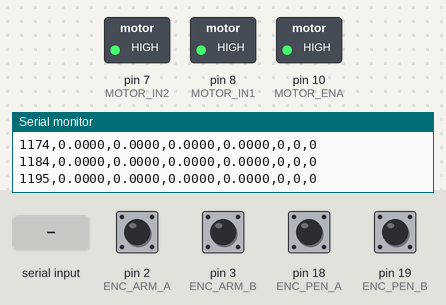
The sketch below on a simulated Arduino Mega 2560, built with avr-gcc and run on an emulated ATmega2560. On the bench: switched loads named in the sketch (green lamp = pin HIGH), the last lines printed to the serial monitor. The test bench sets the inputs (shaded band); at power-on: pin 2 (ENC_ARM_A), pin 3 (ENC_ARM_B), pin 18 (ENC_PEN_A), pin 19 (ENC_PEN_B) HIGH.

Above: at 1.2 s.
1.3 s: "s90\n" received over Serial
At 2.5 s:
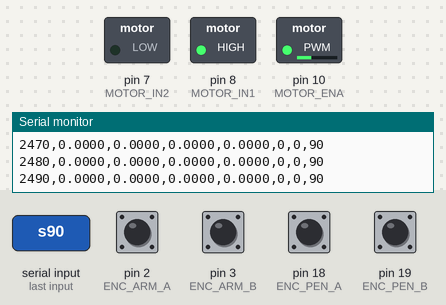
4.3 s: "b" received over Serial
At 4.8 s:
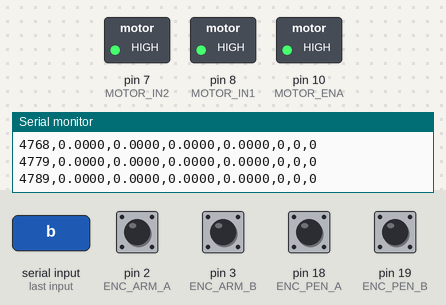
Timing chart, 0 to 7.3 s (numbered marks = the images above; inputs shaded):
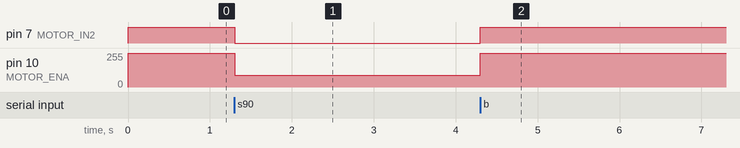

The sketch:

furuta_main.ino
```cpp
/*
 * ============================================================
 *  Furuta Pendulum — Main Data Acquisition & Motor Control
 *  Hardware : Arduino MEGA 2560 + L298P Motor Driver Shield
 *  Author   : Control System Design Lab
 * ============================================================
 *
 * WIRING GUIDE
 * ─────────────────────────────────────────────────────────────
 * L298P Motor Driver Shield (sits on top of MEGA):
 *   The shield maps directly — just stack it on the MEGA.
 *   Motor A output terminals → Furuta arm DC motor
 *
 *   Shield pin (as labelled) | Function
 *   ─────────────────────────|─────────────────────────────────
 *   ENA  (Pin 10 on shield)  | PWM speed control — do NOT wire, auto-connected on shield
 *   IN1  (Pin 8  on shield)  | Motor direction bit 1
 *   IN2  (Pin 7  on shield)  | Motor direction bit 2
 *   Motor A screw terminal   | Connect DC motor wires here
 *   12V / GND screw terminal | External 12V power supply for motor
 *   IMPORTANT: Never power motor from Arduino 5V/Vin!
 *
 * Encoder 1 — Rotary Arm (θ, theta):
 *   Channel A → Pin 2  (INT0)
 *   Channel B → Pin 3  (INT1)
 *   Vcc → 5V,  GND → GND
 *
 * Encoder 2 — Pendulum (α, alpha):
 *   Channel A → Pin 18 (INT5)
 *   Channel B → Pin 19 (INT4)
 *   Vcc → 5V,  GND → GND
 *
 * Serial output: 115200 baud → open Serial Monitor or log via Python
 * ─────────────────────────────────────────────────────────────
 *
 * COMMANDS (send via Serial Monitor):
 *   's'  → Set motor speed (prompts for value -255 to 255)
 *   'z'  → Zero / reset encoder counts
 *   'r'  → Toggle data reporting (on/off)
 *   'b'  → Brake motor (stop immediately)
 *   'h'  → Print this help message
 */

// ─────────────────────────────────────────────────────────────
//  PIN DEFINITIONS
// ─────────────────────────────────────────────────────────────
// L298P Motor Driver (Motor A channel)
#define MOTOR_ENA   10   // PWM speed (0–255)
#define MOTOR_IN1    8   // Direction bit 1
#define MOTOR_IN2    7   // Direction bit 2

// Encoder 1 — Arm angle θ (theta)  [interrupt pins]
#define ENC_ARM_A    2   // Interrupt 0
#define ENC_ARM_B    3   // Interrupt 1

// Encoder 2 — Pendulum angle α (alpha)  [interrupt pins]
#define ENC_PEN_A   18   // Interrupt 5
#define ENC_PEN_B   19   // Interrupt 4

// ─────────────────────────────────────────────────────────────
//  ENCODER SPECIFICATIONS — adjust to match your hardware
// ─────────────────────────────────────────────────────────────
// Counts per revolution in 4× quadrature decoding mode
// Common values: 600, 1024, 2000, 4000 CPR
const float ARM_CPR     = 4096.0;   // Arm encoder counts/rev
const float PENDULUM_CPR = 4096.0;  // Pendulum encoder counts/rev

// ─────────────────────────────────────────────────────────────
//  GLOBAL VARIABLES
// ─────────────────────────────────────────────────────────────
volatile long  enc_arm = 0;        // Raw arm encoder count
volatile long  enc_pen = 0;        // Raw pendulum encoder count
volatile bool  arm_B_state = false;
volatile bool  pen_B_state = false;

// Angular position and velocity
float theta       = 0.0;  // Arm angle (rad)
float alpha       = 0.0;  // Pendulum angle (rad)
float theta_dot   = 0.0;  // Arm angular velocity (rad/s)
float alpha_dot   = 0.0;  // Pendulum angular velocity (rad/s)

// Velocity computation (finite difference)
long  prev_arm    = 0;
long  prev_pen    = 0;
unsigned long prev_time_us = 0;

// Control
int   motor_pwm   = 0;    // -255 to 255 (sign = direction)
bool  reporting   = true; // Serial output on/off

// Timing
const unsigned long SAMPLE_PERIOD_MS = 10;  // 100 Hz sample rate
unsigned long last_sample = 0;

// ─────────────────────────────────────────────────────────────
//  INTERRUPT SERVICE ROUTINES — Encoder decoding (4× quadrature)
// ─────────────────────────────────────────────────────────────

// Arm encoder — Channel A triggers interrupt
void ISR_arm_A() {
  bool a = digitalRead(ENC_ARM_A);
  if (a == arm_B_state) enc_arm--;
  else                  enc_arm++;
}

// Arm encoder — Channel B triggers interrupt
void ISR_arm_B() {
  arm_B_state = digitalRead(ENC_ARM_B);
  bool a = digitalRead(ENC_ARM_A);
  if (a == arm_B_state) enc_arm++;
  else                  enc_arm--;
}

// Pendulum encoder — Channel A triggers interrupt
void ISR_pen_A() {
  bool a = digitalRead(ENC_PEN_A);
  if (a == pen_B_state) enc_pen--;
  else                  enc_pen++;
}

// Pendulum encoder — Channel B triggers interrupt
void ISR_pen_B() {
  pen_B_state = digitalRead(ENC_PEN_B);
  bool a = digitalRead(ENC_PEN_A);
  if (a == pen_B_state) enc_pen++;
  else                  enc_pen--;
}

// ─────────────────────────────────────────────────────────────
//  MOTOR CONTROL FUNCTIONS
// ─────────────────────────────────────────────────────────────

/*
 * setMotor(pwm)
 *   pwm: -255 to +255
 *   Positive = one direction, Negative = reverse, 0 = coast stop
 */
void setMotor(int pwm) {
  motor_pwm = constrain(pwm, -255, 255);

  if (motor_pwm > 0) {
    digitalWrite(MOTOR_IN1, HIGH);
    digitalWrite(MOTOR_IN2, LOW);
    analogWrite(MOTOR_ENA, motor_pwm);
  } else if (motor_pwm < 0) {
    digitalWrite(MOTOR_IN1, LOW);
    digitalWrite(MOTOR_IN2, HIGH);
    analogWrite(MOTOR_ENA, -motor_pwm);
  } else {
    // Brake: both IN pins HIGH → short-circuit brake in L298P
    digitalWrite(MOTOR_IN1, HIGH);
    digitalWrite(MOTOR_IN2, HIGH);
    analogWrite(MOTOR_ENA, 0);
  }
}

// Active brake (stops motor immediately)
void brakeMotor() {
  digitalWrite(MOTOR_IN1, HIGH);
  digitalWrite(MOTOR_IN2, HIGH);
  analogWrite(MOTOR_ENA, 255);  // max brake force
  motor_pwm = 0;
}

// ─────────────────────────────────────────────────────────────
//  ANGLE & VELOCITY COMPUTATION
// ─────────────────────────────────────────────────────────────
void computeAngles() {
  // Read encoder counts atomically (disable interrupts briefly)
  noInterrupts();
  long arm_count = enc_arm;
  long pen_count = enc_pen;
  interrupts();

  unsigned long now_us = micros();
  float dt = (now_us - prev_time_us) * 1e-6f;  // seconds

  // Convert counts to radians  (2π per revolution)
  theta = (float)arm_count * (2.0f * PI) / ARM_CPR;
  alpha = (float)pen_count * (2.0f * PI) / PENDULUM_CPR;

  // Angular velocity via finite difference (rad/s)
  if (dt > 0) {
    theta_dot = (float)(arm_count - prev_arm) * (2.0f * PI) / (ARM_CPR * dt);
    alpha_dot = (float)(pen_count - prev_pen) * (2.0f * PI) / (PENDULUM_CPR * dt);
  }

  prev_arm     = arm_count;
  prev_pen     = pen_count;
  prev_time_us = now_us;
}

// ─────────────────────────────────────────────────────────────
//  SERIAL COMMAND HANDLER
// ─────────────────────────────────────────────────────────────
void printHelp() {
  Serial.println(F("=== Furuta Pendulum Commands ==="));
  Serial.println(F("  s  : Set motor PWM (-255 to 255)"));
  Serial.println(F("  b  : Brake motor"));
  Serial.println(F("  z  : Zero encoder counts"));
  Serial.println(F("  r  : Toggle data reporting"));
  Serial.println(F("  h  : Show this help"));
  Serial.println(F("================================"));
}

void handleSerial() {
  if (!Serial.available()) return;

  char cmd = Serial.read();
  switch (cmd) {
    case 's': {
      Serial.print(F("Enter PWM (-255 to 255): "));
      while (!Serial.available());
      int val = Serial.parseInt();
      setMotor(val);
      Serial.print(F("Motor PWM set to: "));
      Serial.println(val);
      break;
    }
    case 'b':
      brakeMotor();
      Serial.println(F("Motor braked."));
      break;
    case 'z':
      noInterrupts();
      enc_arm = 0;
      enc_pen = 0;
      interrupts();
      prev_arm = 0;
      prev_pen = 0;
      Serial.println(F("Encoders zeroed."));
      break;
    case 'r':
      reporting = !reporting;
      Serial.print(F("Reporting: "));
      Serial.println(reporting ? F("ON") : F("OFF"));
      break;
    case 'h':
      printHelp();
      break;
    default:
      break;
  }
}

// ─────────────────────────────────────────────────────────────
//  SETUP
// ─────────────────────────────────────────────────────────────
void setup() {
  Serial.begin(115200);
  Serial.println(F("Furuta Pendulum — Starting up..."));

  // Motor driver pins
  pinMode(MOTOR_ENA, OUTPUT);
  pinMode(MOTOR_IN1, OUTPUT);
  pinMode(MOTOR_IN2, OUTPUT);
  brakeMotor();  // Safe start — motor stopped

  // Encoder pins with pull-up resistors
  pinMode(ENC_ARM_A, INPUT_PULLUP);
  pinMode(ENC_ARM_B, INPUT_PULLUP);
  pinMode(ENC_PEN_A, INPUT_PULLUP);
  pinMode(ENC_PEN_B, INPUT_PULLUP);

  // Initialise B-channel states before attaching interrupts
  arm_B_state = digitalRead(ENC_ARM_B);
  pen_B_state = digitalRead(ENC_PEN_B);

  // Attach interrupts — CHANGE triggers on both rising and falling edges (4× decoding)
  attachInterrupt(digitalPinToInterrupt(ENC_ARM_A), ISR_arm_A, CHANGE);
  attachInterrupt(digitalPinToInterrupt(ENC_ARM_B), ISR_arm_B, CHANGE);
  attachInterrupt(digitalPinToInterrupt(ENC_PEN_A), ISR_pen_A, CHANGE);
  attachInterrupt(digitalPinToInterrupt(ENC_PEN_B), ISR_pen_B, CHANGE);

  prev_time_us = micros();

  // CSV header for Serial Plotter / logging
  Serial.println(F("time_ms,theta_rad,alpha_rad,theta_dot_rads,alpha_dot_rads,arm_raw,pen_raw,motor_pwm"));

  printHelp();
}

// ─────────────────────────────────────────────────────────────
//  MAIN LOOP
// ─────────────────────────────────────────────────────────────
void loop() {
  handleSerial();

  unsigned long now = millis();
  if (now - last_sample >= SAMPLE_PERIOD_MS) {
    last_sample = now;

    computeAngles();

    if (reporting) {
      // CSV format: time, theta, alpha, theta_dot, alpha_dot, raw counts, motor pwm
      Serial.print(now);          Serial.print(',');
      Serial.print(theta, 4);     Serial.print(',');
      Serial.print(alpha, 4);     Serial.print(',');
      Serial.print(theta_dot, 4); Serial.print(',');
      Serial.print(alpha_dot, 4); Serial.print(',');

      noInterrupts();
      Serial.print(enc_arm);  Serial.print(',');
      Serial.print(enc_pen);
      interrupts();

      Serial.print(',');
      Serial.println(motor_pwm);
    }
  }
}
```

Measured:
- after the input at 1.3 s, pin 7 (MOTOR_IN2): HIGH → LOW at once; pin 10 (MOTOR_ENA): 255/255 → 90/255 at once
- after the input at 4.3 s, pin 7 (MOTOR_IN2): LOW → HIGH at once; pin 10 (MOTOR_ENA): 90/255 → 255/255 at once
